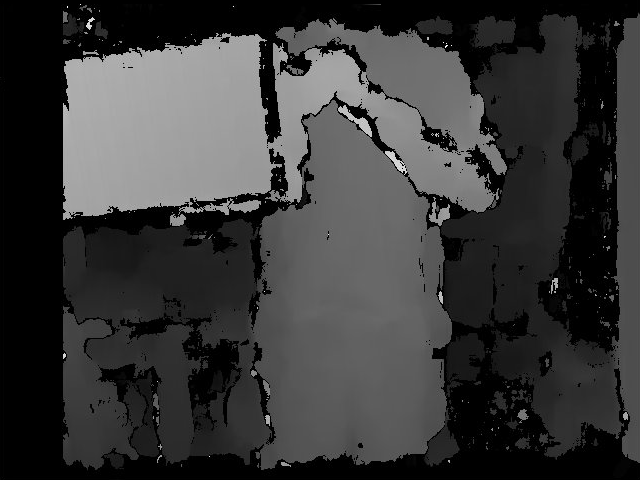
//> input picture disparity-image.pgm, 640 x 480 px
$ ./Remap   (built with g++ and OpenCV 4)
//> lines starting //> are read from the running program, lines starting //| are printed output that depends on the picture
#include <iostream>
#include <string>
#include "opencv2/core/core.hpp"
#include "opencv2/calib3d/calib3d.hpp"
#include <opencv2/highgui/highgui.hpp>
#include <opencv2/imgproc/imgproc.hpp>
#include <stdio.h>
using namespace cv;
using namespace std;
Mat Q;
int main(int argc, char* argv[])
{
        Q=(Mat_<double>(4,4)<< 1., 0., 0., -2.9615028381347656e+02, 0., 1., 0., -2.3373317337036133e+02, 0.
    ,0., 0., 5.6446880931501073e+02 ,0., 0., -1.1340974198400260e-01,
4.1658568844268817e+00);
	Q.convertTo(Q, CV_32F);
	if (Q.cols != 4 || Q.rows != 4)
	{
		std::cerr << "ERROR: Q is not 4x4)" << std::endl;
		return 1;
	}

	// Loading disparity image
	cv::Mat disparity = cv::imread("/home/shivani/Opencv/disparity-image.pgm", cv::IMREAD_GRAYSCALE);
//> disparity is the input picture: 480 rows x 640 cols, CV_8UC1; min 0, max 255, mean 57.1
	if (disparity.empty())
	{
		std::cerr << "ERROR: Could not read disparity-image.pgm" << std::endl;
		return 1;
	}

	// Conversion of the disparity map to 32F before reprojecting to 3D
	// NOTE: also take care to do not scale twice the disparity
        namedWindow("Disparity Map",WINDOW_NORMAL);
        resizeWindow("Disparity Map",400,400);
        imshow("Disparity Map",disparity);
	disparity.convertTo(disparity, CV_32F, 1.0 / 16.0);
//> disparity: 480 rows x 640 cols, CV_32FC1
        // Reproject image to 3D by OpenCV
	cv::Mat image3D;
	cv::reprojectImageTo3D(disparity, image3D, Q, false, CV_32F);
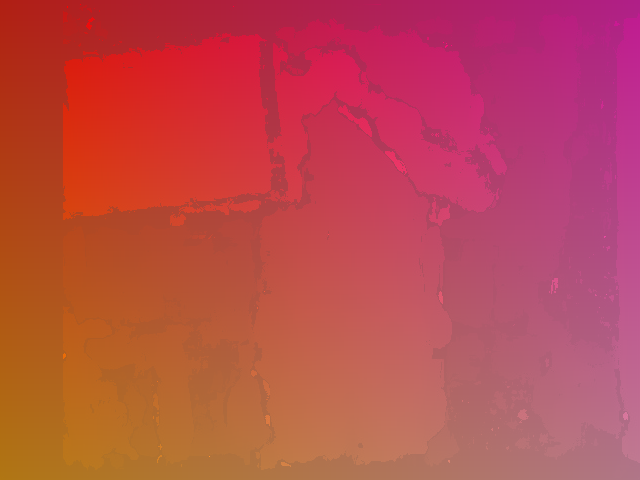
//> image3D: 480 rows x 640 cols, CV_32FC3; mean B, G, R 5.8, 0.5, 152; drawn with min black and max white
        cv::Mat image(image3D.rows,image3D.cols,5);
        cv::Mat depth;
        float z[image3D.rows][image3D.cols];
           int k=0;
        for (int i = 0; i < image3D.rows; i++)
	{
		const cv::Vec3f* image3D_ptr = image3D.ptr<cv::Vec3f>(i);


		for (int j = 0; j < image3D.cols; j++)
		{
                            image.at<float>(i,j)=image3D_ptr[j][2];
		}
	}
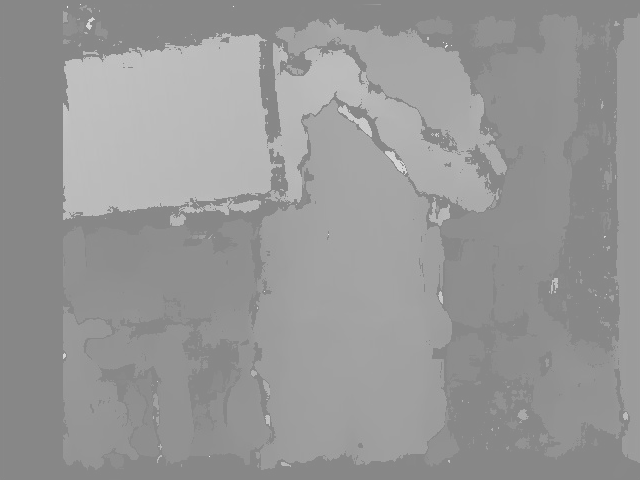
//> image: 480 rows x 640 cols, CV_32FC1; min 135.5, max 239.3, mean 151.9

        normalize(image, depth, 0, 255, CV_MINMAX, CV_8U);
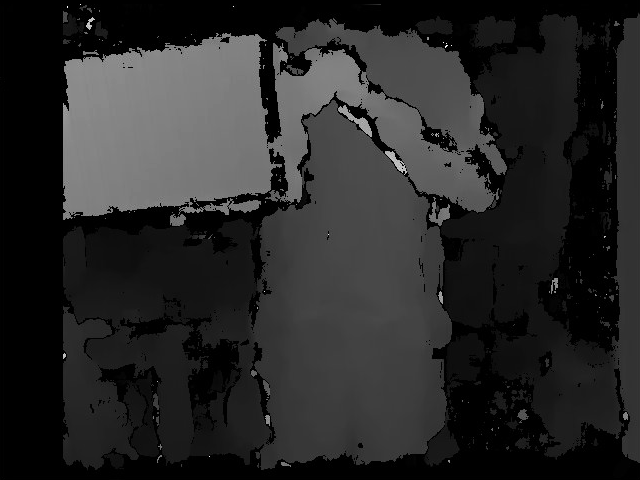
//> depth: 480 rows x 640 cols, CV_8UC1; min 0, max 255, mean 40.4
        namedWindow("Depth Map",WINDOW_NORMAL);
        resizeWindow("Depth Map",400,400);
        imshow("Depth Map",depth);

        waitKey(0);

	return 0;
}
